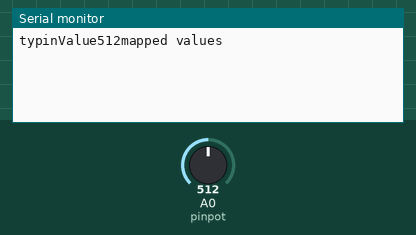
Recording of a sketch running on a simulated Arduino Uno, built with avr-gcc and run on an emulated ATmega328P. On the bench: the last lines printed to the serial monitor. Inputs (shaded band) come from the test bench; at power-on: A0 (pinpot) = 512.

Above: at 1.8 s.
1.9 s: A0 (pinpot) set to 716
At 2.8 s:
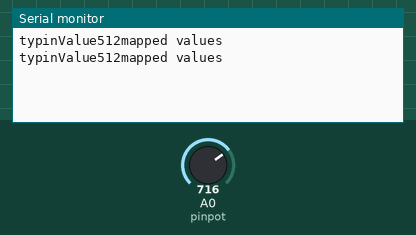
3.4 s: A0 (pinpot) set to 900
At 4.4 s:
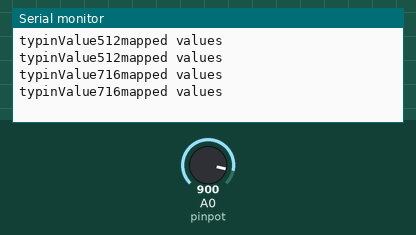
Timing chart, 0 to 6.4 s (numbered marks = the images above; inputs shaded):
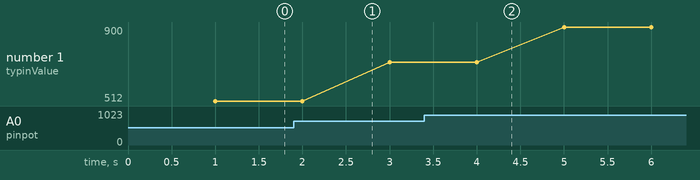

Measured:
- plotted number 1: 512 → 716 after the input at 1.9 s, 716 → 900 after the input at 3.4 s

The sketch:

sketch_apr15a.ino
```cpp
int pinpot=A0;
int REDLED;
int Readvalue;
float writeValue;
float voltage;


void setup() {
  Serial.begin(9600);
  pinMode( pinpot, INPUT);
  // put your setup code here, to run once:

}

void loop() {
   int Readvalue;
  Readvalue=analogRead(pinpot);

  writeValue=(900./1023.)*Readvalue;
  voltage=(5./1023.)*Readvalue;
  analogWrite(REDLED,writeValue);
  delay(1000);


  Serial.print("typinValue");
  Serial.print(Readvalue);
  Serial.print("");
  Serial.println("mapped values");
  // put your main code here, to run repeatedly:

}
```
